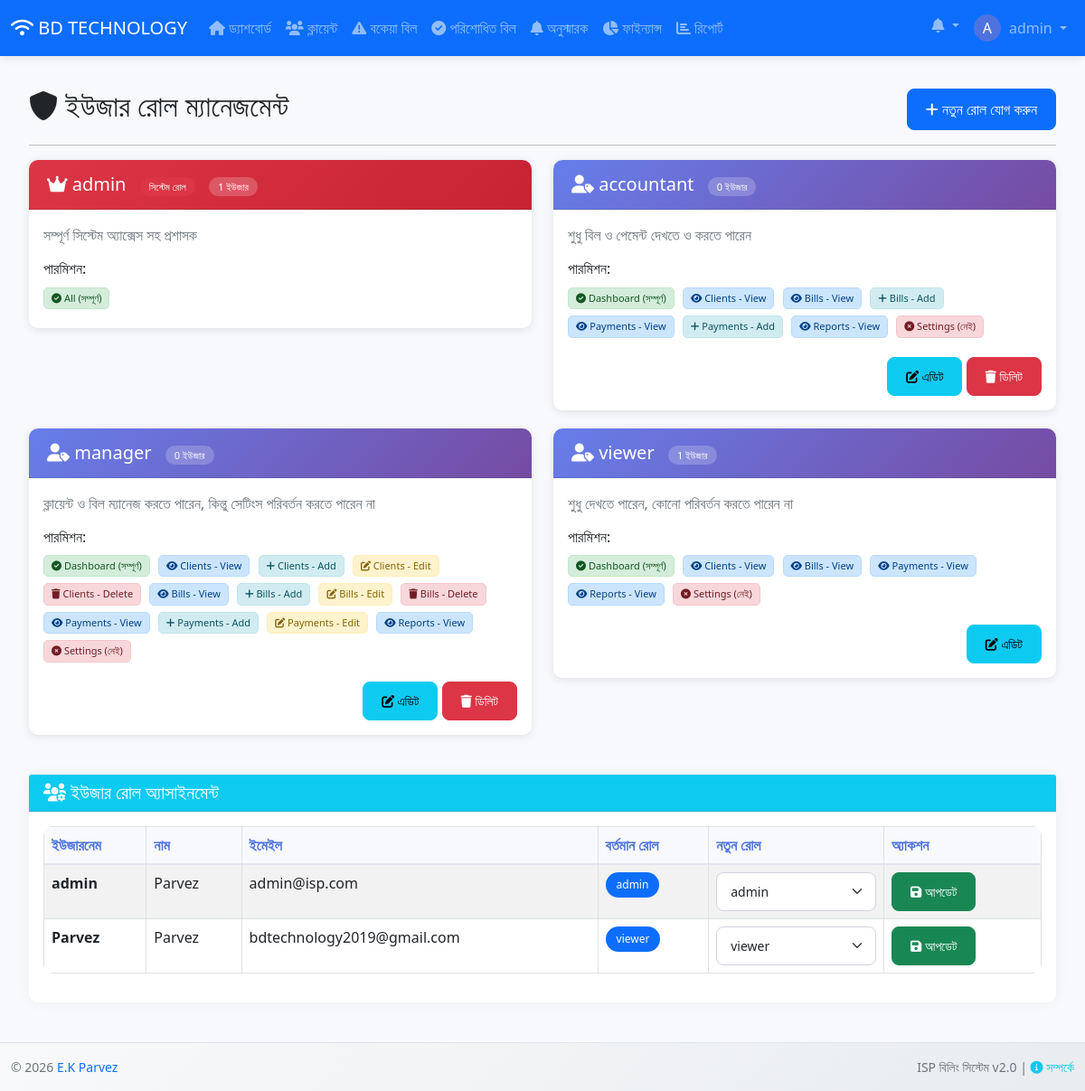
The app's page /pages/user_roles.php (signed in) with its own data.
### tables this page shows
CREATE TABLE `settings` (
  `id` int(11) NOT NULL,
  `setting_key` varchar(50) DEFAULT NULL,
  `setting_value` text DEFAULT NULL
);

CREATE TABLE `user_roles` (
  `id` int(11) NOT NULL,
  `role_name` varchar(50) NOT NULL,
  `role_description` text DEFAULT NULL,
  `permissions` text DEFAULT NULL,
  `is_system` tinyint(4) DEFAULT 0,
  `created_at` timestamp NOT NULL DEFAULT current_timestamp(),
  `updated_at` timestamp NOT NULL DEFAULT current_timestamp() ON UPDATE current_timestamp()
);

CREATE TABLE `users` (
  `id` int(11) NOT NULL,
  `username` varchar(50) NOT NULL,
  `name` varchar(100) DEFAULT NULL,
  `password` varchar(255) NOT NULL,
  `email` varchar(100) DEFAULT NULL,
  `role` varchar(50) DEFAULT 'user',
  `status` varchar(20) DEFAULT 'active',
  `created_at` timestamp NOT NULL DEFAULT current_timestamp()
);

### pages/user_roles.php (the view, shortened to what this page needs)
<?php
require_once '../includes/config.php';
require_once '../includes/header.php';
$create_roles_table = "CREATE TABLE IF NOT EXISTS user_roles (
    id INT PRIMARY KEY AUTO_INCREMENT,
    role_name VARCHAR(50) UNIQUE NOT NULL,
    role_description TEXT,
    permissions TEXT,
    is_system TINYINT DEFAULT 0,
    created_at TIMESTAMP DEFAULT CURRENT_TIMESTAMP,
    updated_at TIMESTAMP DEFAULT CURRENT_TIMESTAMP ON UPDATE CURRENT_TIMESTAMP
)";
mysqli_query($conn, $create_roles_table);
$roles_query = "SELECT * FROM user_roles ORDER BY is_system DESC, role_name ASC";
$roles_result = mysqli_query($conn, $roles_query);
$users_query = "SELECT id, username, name, email, role FROM users ORDER BY username";
$users_result = mysqli_query($conn, $users_query);
?>
<div class="container-fluid roles-container">
    <div class="row">
        <div class="col-md-12">
            <div class="d-flex justify-content-between align-items-center">
                <h2><i class="fas fa-shield-alt"></i> ইউজার রোল ম্যানেজমেন্ট</h2>
                <button class="btn btn-primary" onclick="$('#addRoleModal').modal('show')">
                    <i class="fas fa-plus"></i> নতুন রোল যোগ করুন
                </button>
            </div>
            <hr>
        </div>
    </div>
    <div class="row">
        <?php while ($role = mysqli_fetch_assoc($roles_result)):
            $permissions = json_decode($role['permissions'], true);
            $user_count_query = "SELECT COUNT(*) as total FROM users WHERE role = '{$role['role_name']}'";
            $user_count_result = mysqli_query($conn, $user_count_query);
            $user_count = mysqli_fetch_assoc($user_count_result)['total'];
        ?>
        <div class="col-md-6">
            <div class="card role-card <?php echo $role['is_system'] ? 'system-role' : ''; ?>">
                <div class="card-header">
                    <h5 class="mb-0">
                        <i class="fas fa-<?php echo $role['is_system'] ? 'crown' : 'user-tag'; ?>"></i>
                        <?php echo $role['role_name']; ?>
                        <?php if ($role['is_system']): ?>
                            <span class="system-badge">সিস্টেম রোল</span>
                        <?php endif; ?>
                        <span class="user-count"><?php echo $user_count; ?> ইউজার</span>
                    </h5>
                </div>
                <div class="card-body">
                    <p class="text-muted"><?php echo $role['role_description']; ?></p>
                    <h6 class="mt-3">পারমিশন:</h6>
                    <div class="permission-list">
                        <?php foreach ($permissions as $key => $value): ?>
                            <?php if ($value === true): ?>
                                <span class="permission-badge permission-true">
                                    <i class="fas fa-check-circle"></i> <?php echo ucfirst($key); ?> (সম্পূর্ণ)
                                </span>
                            <?php elseif ($value === false): ?>
                                <span class="permission-badge permission-false">
                                    <i class="fas fa-times-circle"></i> <?php echo ucfirst($key); ?> (নেই)
                                </span>
                            <?php elseif (is_array($value)): ?>
                                <?php foreach ($value as $perm): ?>
                                    <span class="permission-badge permission-<?php echo $perm; ?>">
                                        <i class="fas fa-<?php echo $perm == 'view' ? 'eye' : ($perm == 'add' ? 'plus' : ($perm == 'edit' ? 'edit' : 'trash')); ?>"></i>
                                        <?php echo ucfirst($key); ?> - <?php echo ucfirst($perm); ?>
                                    </span>
                                <?php endforeach; ?>
                            <?php endif; ?>
                        <?php endforeach; ?>
                    </div>
                    <?php if (!$role['is_system']): ?>
                    <div class="mt-3 text-end">
                        <button class="btn btn-sm btn-info" onclick="editRole(<?php echo htmlspecialchars(json_encode($role)); ?>)">
                            <i class="fas fa-edit"></i> এডিট
                        </button>
                        <?php if ($user_count == 0): ?>
                        <a href="?delete=<?php echo $role['id']; ?>" class="btn btn-sm btn-danger"
                           onclick="return confirm('এই রোল ডিলিট করবেন?')">
                            <i class="fas fa-trash"></i> ডিলিট
                        </a>
                        <?php endif; ?>
                    </div>
                    <?php endif; ?>
                </div>
            </div>
        </div>
        <?php endwhile; ?>
    </div>
    <div class="row mt-4">
        <div class="col-md-12">
            <div class="card">
                <div class="card-header bg-info text-white">
                    <h5 class="mb-0"><i class="fas fa-users-cog"></i> ইউজার রোল অ্যাসাইনমেন্ট</h5>
                </div>
                <div class="card-body">
                    <div class="table-responsive">
                        <table class="table table-bordered table-striped">
                            <thead>
                                <tr>
                                    <th>ইউজারনেম</th>
                                    <th>নাম</th>
                                    <th>ইমেইল</th>
                                    <th>বর্তমান রোল</th>
                                    <th>নতুন রোল</th>
                                    <th>অ্যাকশন</th>
                                </tr>
                            </thead>
                            <tbody>
                                <?php
                                mysqli_data_seek($roles_result, 0);
                                $roles_list = [];
                                while ($r = mysqli_fetch_assoc($roles_result)) {
                                    $roles_list[] = $r;
                                }
                                mysqli_data_seek($users_result, 0);
                                while ($user = mysqli_fetch_assoc($users_result)):
                                ?>
                                <tr>
                                    <td><strong><?php echo $user['username']; ?></strong></td>
                                    <td><?php echo $user['name'] ?? '-'; ?></td>
                                    <td><?php echo $user['email'] ?? '-'; ?></td>
                                    <td>
                                        <span class="badge bg-primary"><?php echo $user['role'] ?? 'user'; ?></span>
                                    </td>
                                    <td>
                                        <form method="POST" style="display: inline;">
                                            <select name="new_role" class="form-select form-select-sm">
                                                <?php foreach ($roles_list as $role): ?>
                                                    <option value="<?php echo $role['role_name']; ?>"
                                                        <?php echo ($user['role'] ?? '') == $role['role_name'] ? 'selected' : ''; ?>>
                                                        <?php echo $role['role_name']; ?>
                                                    </option>
                                                <?php endforeach; ?>
                                            </select>
                                    </td>
                                    <td>
                                            <button type="submit" name="update_user_roles" class="btn btn-sm btn-success">
                                                <i class="fas fa-save"></i> আপডেট
                                            </button>
                                    </td>
                                </tr>
                                <?php endwhile; ?>
                            </tbody>
                        </table>
                    </div>
                </div>
            </div>
        </div>
    </div>
</div>
<?php
require_once '../includes/footer.php';
?>

### includes/header.php (shortened to what this page needs)
<?php
require_once 'config.php';
?>
<!DOCTYPE html>
<html lang="bn">
<head>
    <link href="https://cdn.jsdelivr.net/npm/bootstrap@5.1.3/dist/css/bootstrap.min.css" rel="stylesheet">
    <link rel="stylesheet" href="https://cdnjs.cloudflare.com/ajax/libs/font-awesome/6.0.0/css/all.min.css">
    <link href="../assets/css/style.css" rel="stylesheet">
</head>
<body>
    <nav class="navbar navbar-expand-lg navbar-dark bg-primary">
        <div class="container-fluid">
                <?php
$company_query = "SELECT setting_value FROM settings WHERE setting_key = 'company_name'";
$company_result = mysqli_query($conn, $company_query);
$db_company_name = ($company_result && mysqli_num_rows($company_result) > 0)
                   ? mysqli_fetch_assoc($company_result)['setting_value']
                   : 'ISP বিলিং সিস্টেম';
?>
<a class="navbar-brand" href="../pages/dashboard.php">
    <i class="fas fa-wifi"></i>
    <?php echo htmlspecialchars($db_company_name); ?>
</a>
            <div class="collapse navbar-collapse" id="navbarNav">
                <ul class="navbar-nav me-auto">
                    <li class="nav-item">
                        <a class="nav-link" href="../pages/dashboard.php">
                            <i class="fas fa-home"></i> ড্যাশবোর্ড
                        </a>
                    </li>
                    <li class="nav-item">
                        <a class="nav-link" href="../pages/clients.php">
                            <i class="fas fa-users"></i> ক্লায়েন্ট
                        </a>
                    </li>
                    <li class="nav-item">
                        <a class="nav-link" href="../pages/due_bills.php">
                            <i class="fas fa-exclamation-triangle"></i> বকেয়া বিল
                        </a>
                    </li>
                    <li class="nav-item">
                        <a class="nav-link" href="../pages/paid_bills.php">
                            <i class="fas fa-check-circle"></i> পরিশোধিত বিল
                        </a>
                    </li>
                    <li class="nav-item">
                        <a class="nav-link" href="../pages/due_reminder.php">
                            <i class="fas fa-bell"></i> অনুস্মারক
                        </a>
                    </li>
                    <li class="nav-item">
    <a class="nav-link" href="../pages/expenses.php">
        <i class="fas fa-chart-pie"></i> ফাইন্যান্স
    </a>
</li>
                    <li class="nav-item">
                        <a class="nav-link" href="../pages/reports.php">
                            <i class="fas fa-chart-bar"></i> রিপোর্ট
                        </a>
                    </li>
                </ul>
                <ul class="navbar-nav">
                    <li class="nav-item dropdown">
                        <a class="nav-link dropdown-toggle" href="#" id="notificationDropdown" role="button" data-bs-toggle="dropdown">
                            <i class="fas fa-bell"></i>
                        </a>
                    </li>
                    <li class="nav-item dropdown">
                        <a class="nav-link dropdown-toggle" href="#" id="userDropdown" role="button" data-bs-toggle="dropdown">
                            <span class="user-avatar">
                                <?php echo strtoupper(substr($_SESSION['username'] ?? 'A', 0, 1)); ?>
                            </span>
                            <?php echo $_SESSION['username'] ?? 'Admin'; ?>
                        </a>
                    </li>
                </ul>
            </div>
        </div>
    </nav>
    <div class="container-fluid mt-3">

### includes/footer.php (shortened to what this page needs)
    </div>
    <footer class="bg-light text-center text-lg-start mt-4 py-3 border-top">
        <div class="container-fluid">
            <div class="row">
                <div class="col-md-6 text-md-start mb-2 mb-md-0">
                    <span class="text-muted">
                        &copy; <?php echo date('Y'); ?>
                        <a href="https://github.com/ekparvez" target="_blank" class="text-decoration-none text-primary">
                            E.K Parvez
                        </a>
                    </span>
                </div>
                <div class="col-md-6 text-md-end">
                    <span class="text-muted">
                        ISP বিলিং সিস্টেম v2.0 |
                        <a href="#" data-bs-toggle="modal" data-bs-target="#aboutModal" class="text-decoration-none text-info">
                            <i class="fas fa-info-circle"></i> সম্পর্কে
                        </a>
                    </span>
                </div>
            </div>
        </div>
    </footer>
    <link rel="stylesheet" type="text/css" href="https://cdn.datatables.net/1.11.5/css/dataTables.bootstrap5.min.css">
</body>
</html>

### assets/css/style.css (style rules this page uses)
:root { --primary-color: #4e73df; --success-color: #1cc88a; --info-color: #36b9cc; --warning-color: #f6c23e; --danger-color: #e74a3b; }
body { background-color: #f8f9fc; font-family: 'Segoe UI', Tahoma, Geneva, Verdana, sans-serif; }
.navbar { box-shadow: 0 2px 10px rgba(0,0,0,0.1); }
.card { border: none; border-radius: 10px; box-shadow: 0 0 15px rgba(0,0,0,0.05); transition: transform 0.2s; }
.btn { border-radius: 8px; padding: 10px 20px; font-weight: 500; transition: all 0.3s; }
.table { background: white; border-radius: 10px; overflow: hidden; }
.table thead th { background-color: #f8f9fc; border-bottom: 2px solid #e3e6f0; color: #4e73df; font-weight: 600; }
.badge { padding: 8px 12px; border-radius: 20px; font-weight: 500; }
.form-control, .form-select { border-radius: 8px; border: 1px solid #d1d3e2; padding: 10px 15px; }

### includes/header.php (style rules this page uses)
.user-avatar { width: 30px; height: 30px; border-radius: 50%; background: #4e73df; color: white; display: inline-flex; align-items: center; justify-content: center; margin-right: 5px; }

### pages/user_roles.php (style rules this page uses)
.roles-container { padding: 20px; }
.role-card { border: none; box-shadow: 0 2px 10px rgba(0,0,0,0.1); border-radius: 10px; margin-bottom: 20px; transition: all 0.3s; }
.role-card .card-header { background: linear-gradient(135deg, #667eea 0%, #764ba2 100%); color: white; border-radius: 10px 10px 0 0; padding: 15px 20px; }
.role-card.system-role .card-header { background: linear-gradient(135deg, #dc3545 0%, #c82333 100%); }
.permission-badge { padding: 3px 8px; border-radius: 5px; font-size: 11px; margin-right: 5px; margin-bottom: 5px; display: inline-block; }
.permission-true { background: #d4edda; color: #155724; border: 1px solid #c3e6cb; }
.permission-false { background: #f8d7da; color: #721c24; border: 1px solid #f5c6cb; }
.permission-view { background: #cce5ff; color: #004085; border: 1px solid #b8daff; }
.permission-add { background: #d1ecf1; color: #0c5460; border: 1px solid #bee5eb; }
.permission-edit { background: #fff3cd; color: #856404; border: 1px solid #ffeeba; }
.permission-delete { background: #f8d7da; color: #721c24; border: 1px solid #f5c6cb; }
.system-badge { background: #dc3545; color: white; padding: 3px 10px; border-radius: 20px; font-size: 11px; margin-left: 10px; }
.user-count { background: rgba(255,255,255,0.2); padding: 3px 10px; border-radius: 20px; font-size: 11px; margin-left: 10px; }

### includes/footer.php (style rules this page uses)
footer { font-size: 14px; background: linear-gradient(135deg, #f8f9fa 0%, #e9ecef 100%); }
footer a { transition: all 0.3s; }

### records on screen
settings: setting_value "BD TECHNOLOGY"
user_roles: is_system 1 (drawn), role_name "admin", user_count "1", role_description "সম্পূর্ণ সিস্টেম অ্যাক্সেস সহ প্রশাসক", permissions "{\"all\":true}" (drawn), key "All"
user_roles: is_system 0 (drawn), role_name "accountant", user_count "0", role_description "শুধু বিল ও পেমেন্ট দেখতে ও করতে পারেন", key "Dashboard", key "Clients", perm "View", key "Bills", perm "Add", key "Payments", key "Reports", key "Settings"
user_roles: is_system 0 (drawn), role_name "manager", user_count "0", role_description "ক্লায়েন্ট ও বিল ম্যানেজ করতে পারেন, কিন্তু সেটিংস পরিবর্তন করতে পারেন না", key "Dashboard", key "Clients", perm "View", perm "Add", perm "Edit", perm "Delete", key "Bills", key "Payments", key "Reports", key "Settings"
user_roles: is_system 0 (drawn), role_name "viewer", user_count "1", role_description "শুধু দেখতে পারেন, কোনো পরিবর্তন করতে পারেন না", key "Dashboard", key "Clients", perm "View", key "Bills", key "Payments", key "Reports", key "Settings"
users: username "admin", name "Parvez", email "admin@isp.com", role "admin", new_role "admin"
users: username "Parvez", name "Parvez", email "bdtechnology2019@gmail.com", role "viewer", new_role "viewer"

### other values on screen
substr($_SESSION['username'] ?? 'A', 0, 1) "A"
$_SESSION['username'] "admin"
